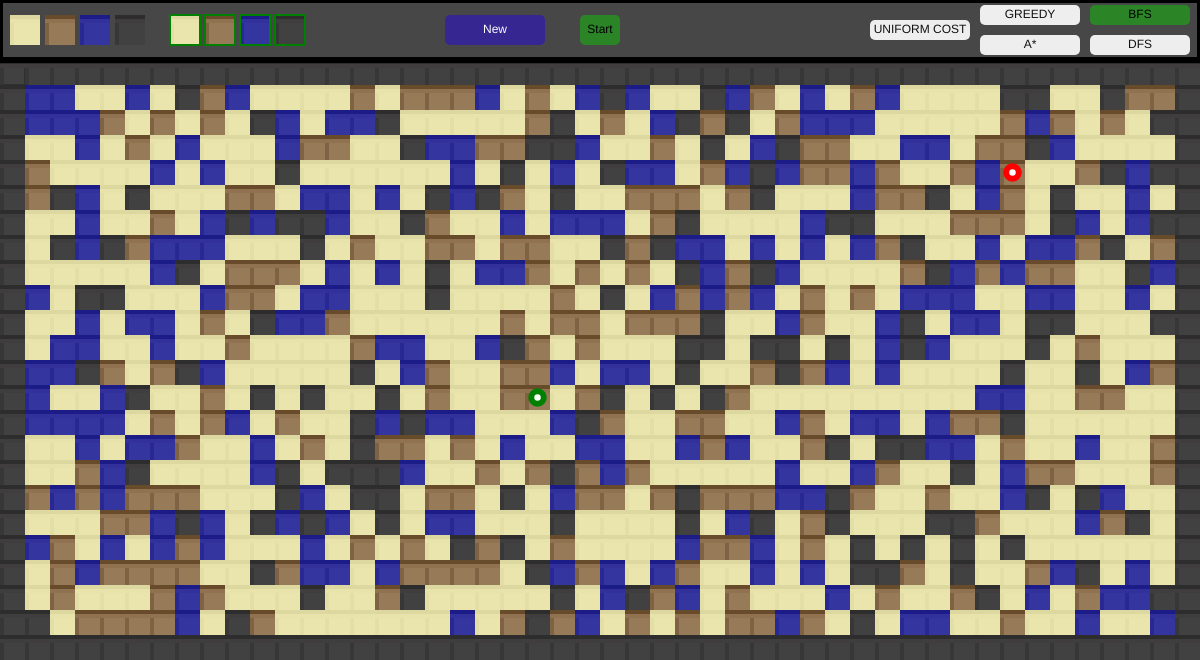
Frame 1 (no input)
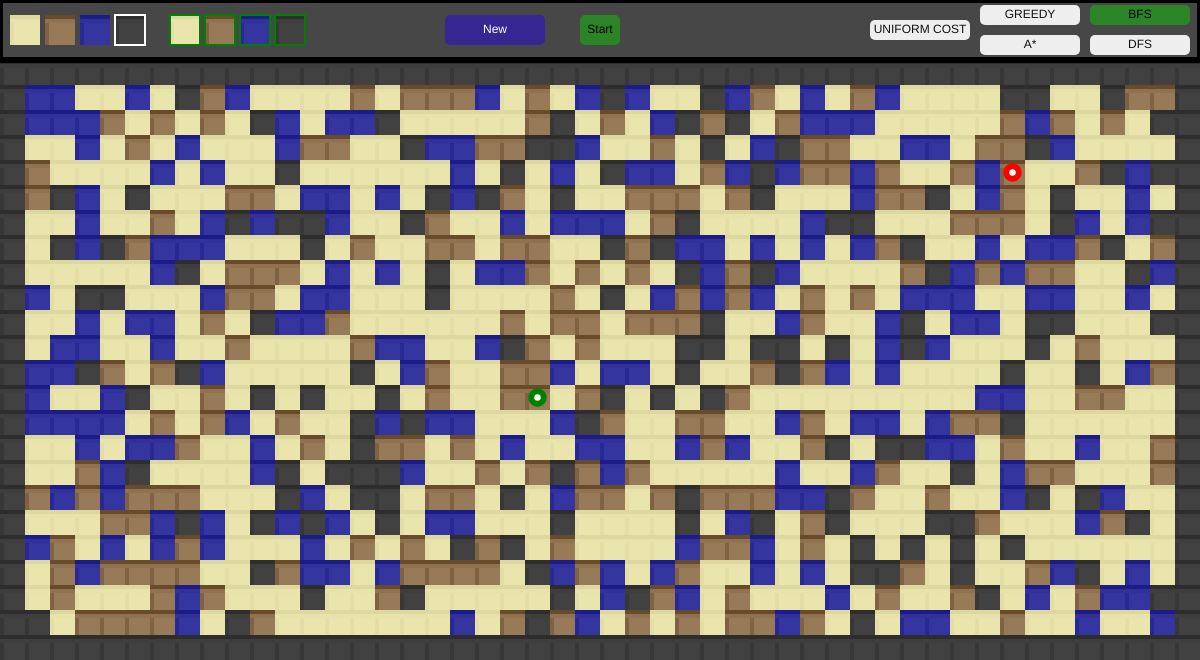
Frame 60 (no input)
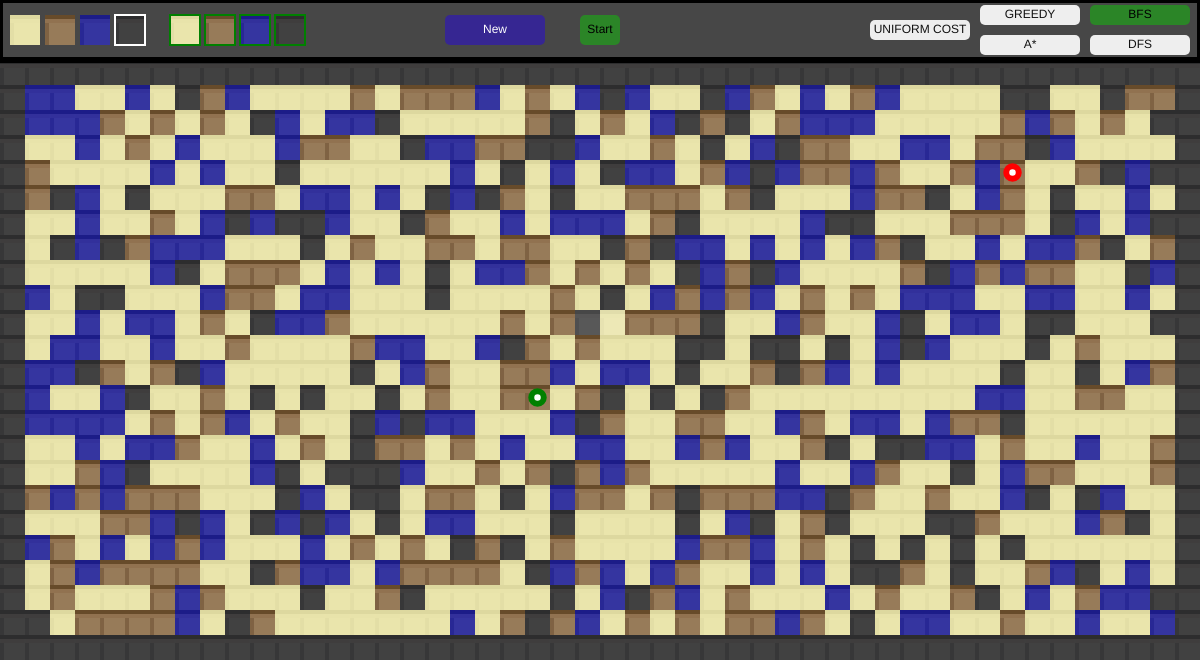
Frame 120 (the mouse pressed at the canvas centre since frame 60)

The p5.js sketch that drew these frames (run headless with seeded random() and noise() and a simulated clock; from frame 60 on, the mouse is pressed at the canvas centre):

// p5.js sketch
// ── sketch.js
var world;
var goal;

function setup() {
  frameRate(60);
  createCanvas(1200, 660);
  setupGui();
  world = new World(25);
}

function draw() {
  background(0);
  world.draw();
  runButtons(world);
}
// ── agent.js
class Agent {
    constructor(cells, isGoal) {
        this.i = 0;
        this.j = 0;
        this.cells = cells;
        this.heading = 0;
        this.speed = 0;
        this.isGoal = isGoal;

        this.size = this.cells[0][0].size

        this.randomSpawn();
    }

    updateCells(cells) {
        this.cells = cells;
    }

    spawn(i, j) {
        if (this.cells[i][j].type == "obstacle")
            return;

        this.i = i;
        this.j = j;
    }

    randomSpawn() {
        let i = int(random(1, this.cells.length - 2));
        let j = int(random(1, this.cells[0].length - 2));

        while (this.cells[i][j].type == "obstacle") {
            i = int(random(1, this.cells.length - 2));
            j = int(random(1, this.cells[0].length - 2));
        }

        this.i = i;
        this.j = j;
    }

    draw() {
        let x = this.cells[this.i][this.j].x + this.size / 2;
        let y = this.cells[this.i][this.j].y + this.size / 2;

        // rectMode(CENTER);
        if (this.isGoal) {
            fill("white");
            stroke("red");
        } else {
            stroke("green");
            fill("white");
        }

        strokeWeight(6);
        circle(x, y, this.size / 2);
        stroke("black");
    }

}
// ── animate.js

class Animate{
    constructor(speed, iMax, jMax){
        this.i = 0;
        this.j = 0;

        this.iMax = iMax;
        this.jMax = jMax;
        this.speed = 0.01;
        this.time = 0;
    }

    forAnimate(){
        this.time += deltaTime;

        if(this.time > this.speed){
            this.j++;
            this.time = 0;
        }

        if(this.j >= this.jMax){
            this.j = 0;
            this.i++;
        }

        if(this.i >= this.jMax){
            this.i = 0;
        }
        
        return true;
    }
}
// ── buttons.js
const STYLE_DEFAULT = {
	background: '#eee',
	color: '#111',
	border_color: '',
	border_width: 0,
	border_radius: 5,

	text_font: 'sans-serif',
	text_size: 12,
}

const STYLE_HOVER = {
	background: '#ccc',
	color: '#111',
}

const STYLE_PRESSED = {
	background: '#aaa',
	color: '#000',
}

const STYLE_DISABLED = {
	background: '#777',
	color: '#333',
}

class Button {

	#was_pressed = false;
	#was_hovering = false;

	#props = { };
	#bounds = { minx: null, miny: null, maxx: null, maxy: null, centerx: null, centery: null };
	#cstyles = { default: STYLE_DEFAULT, hover: STYLE_HOVER, pressed: STYLE_PRESSED, disabled: STYLE_DISABLED };

	constructor(properties) {
		this.#props = Object.assign({
			content: '',
			x: null, y: null,
			w: null, h: null,
			width: null,
			height: null,

			style_default: STYLE_DEFAULT,
			style_hover: STYLE_HOVER,
			style_pressed: STYLE_PRESSED,
			style_disabled: STYLE_DISABLED,

			on_mouse_hover: null,
			on_mouse_enter: null,
			on_mouse_exit: null,
			on_press: null,
			on_release: null,

			align_x: -1,
			align_y: -1,

			enabled: true,
		}, properties);

		if ( this.#props.x === null || this.#props.y === null || this.#props.width === null ||  this.#props.height === null )
			throw( '"x", "y", "width", and "height" must all be defined in the button properties!' );

		Object.seal(this.#props);
		this.#calculateStyles();
		this.#calculateBounds();
	}

	#calculateBounds() {
		const offset_x = (this.#props.align_x-1)*this.#props.width/2,
		      offset_y = (this.#props.align_y-1)*this.#props.height/2;
		
		this.#bounds.minx = this.#props.x + offset_x,
		this.#bounds.miny = this.#props.y + offset_y,
		this.#bounds.maxx = this.#props.x + this.#props.width + offset_x,
		this.#bounds.maxy = this.#props.y + this.#props.height + offset_y,
		this.#bounds.centerx = this.#props.x + this.#props.width/2 + offset_x,
		this.#bounds.centery = this.#props.y + this.#props.height/2 + offset_y;
	}

	#calculateStyles() {
		this.#cstyles.default	= Object.assign({}, STYLE_DEFAULT, this.#props.style_default);
		this.#cstyles.hover		= Object.assign({}, STYLE_DEFAULT, this.#props.style_default, this.#props.style_hover);
		this.#cstyles.pressed	= Object.assign({}, STYLE_DEFAULT, this.#props.style_default, this.#props.style_pressed);
		this.#cstyles.disabled	= Object.assign({}, STYLE_DEFAULT, this.#props.style_default, this.#props.style_disabled);
	}

	update(properties) {
		try {
			Object.assign(this.#props, properties); 
		} catch(e) {console.warn( `Encountered an unrecognized property! Original error: ${e.message}` )}
		
		if ( 'x' in properties || 'y' in properties || 'width' in properties || 'height' in properties ) 
			this.#calculateBounds();
		
		if ( 'style_default' in properties || 'style_hover' in properties || 'style_pressed' in properties || 'style_disabled' in properties )
			this.#calculateStyles();
	}

	/** Shorthand for .update({ x: <value>, y: <value>, ... }) */
	place( x, y, width=null, height=null ) {
		this.#props.x = x,
		this.#props.y = y;
		if ( width !== null ) this.#props.width = width;
		if ( height !== null ) this.#props.height = height;
		this.#calculateBounds();
	}

	/** Shorthand for .update({ style_<stylename>: <value> }) */
	style( stylename, style ) {
		if (!( 'style_'+stylename in this.#props ))
			throw( `Style name must be either "default", "hover", "pressed", or "disabled". Received "${stylename}" instead.` );
	
		this.#props['style_'+stylename] = style;
		this.#calculateStyles();
	}

	/** Shorthand for .update({ content: <value> }) */
	text( content ) { this.#props.content = content }

	/** Shorthand for .update({ enabled: true }) */
	enable() { this.#props.enabled = true }
	
	/** Shorthand for .update({ enabled: false }) */
	disable() { this.#props.enabled = false }

	/**
	 * Returns whether the specified point (by default the mouse's position) is hovering over the button.
	 * @param {number} x (optional) x override.
	 * @param {number} y (optional) y override.
	 * @returns {boolean}
	 */
	isHovering(x=mouseX, y=mouseY) {
		return x > this.#bounds.minx && x < this.#bounds.maxx && y > this.#bounds.miny && y < this.#bounds.maxy;
	}

	/**
	 * Returns whether the button is currently being pressed.
	 * @returns {boolean}
	 */
	isPressed() {
		return this.isHovering() && mouseIsPressed;
	}

	#getCurrentStyle( hovering, pressed ) {
		if ( !this.#props.enabled ) return this.#cstyles.disabled;
		if ( pressed ) return this.#cstyles.pressed;
		if ( hovering ) return this.#cstyles.hover;
		return this.#cstyles.default; 
	}

	/**
	 * Draws the button on the specified canvas, or the global canvas by default.
	 * @param context (optional) The p5 canvas to draw to.
	 */
	draw( context=globalThis ) {
		const is_hovering = this.isHovering();
		const is_pressed = mouseIsPressed && (is_hovering || this.#was_pressed);
		const style = this.#getCurrentStyle( is_hovering, is_pressed );
		if ( style.background )		context.fill( style.background );
		else						context.noFill();
		

		if ( style.border_color && style.border_radius ) {
			context.stroke( style.border_color );
			context.strokeWeight( style.border_width );
		} else context.noStroke();

		context.rect( this.#bounds.minx, this.#bounds.miny, this.#props.width, this.#props.height, style.border_radius );
		
		noStroke();
		context.fill( style.color );
		context.textAlign( CENTER, CENTER );
		context.textSize( style.text_size );
		context.textFont( style.text_font );
		context.text( this.#props.content, this.#bounds.centerx, this.#bounds.centery );
	
		if ( !this.#was_pressed && is_pressed && this.#props.on_press ) this.#props.on_press();
		if ( this.#was_pressed && !is_pressed && this.#props.on_release ) this.#props.on_release();
		if ( !this.#was_hovering && is_hovering && this.#props.on_mouse_enter ) this.#props.on_mouse_enter();
		if ( this.#was_hovering && !is_hovering && this.#props.on_mouse_exit ) this.#props.on_mouse_exit();
		
		this.#was_pressed = is_pressed;
		this.#was_hovering = is_hovering;
	}
}
// ── cell.js
class Cell {
  constructor(i, j, x, y, size, type) {
    this.i = i;
    this.j = j;
    this.x = x;
    this.y = y;
    this.size = size;
    this.color = color;
    this.type = type;
    this.isSelected = false;
    this.isSelecting = false;
    this.isPressed = false;
    this.strokeColor = "#ffffff";
    this.neighbors = [];
  }

  draw() {
    let pixelSize = 4;
    fill("#FFFFFF");
    rect(this.x, this.y, this.size, this.size);
    noStroke();
    fill("#aeadb6e2");
    rect(this.x, this.y, pixelSize, this.size);
    // fill("#707072")
    // rect(this.x, this.y, this.size, pixelSize);
    fill("#eee5e5");
    rect(this.x, this.y + pixelSize, this.size, pixelSize);
    fill("#707072");
    rect(this.x, this.y, this.size, pixelSize);

    if (this.type == "sand") {
      fill("#e8e3a4e8");
    } else if (this.type == "quagmire") {
      // Fill with mud color
      fill("#643a07aa"); // Mud color
    } else if (this.type == "water") {
      fill("#0b0b8dd3");
    } else if (this.type == "obstacle") {
      fill("#232323dc");
    }
    rect(this.x, this.y, this.size, this.size);

    if (this.mouseInside()) {
      fill("#ffffff1f");

      if (mouseIsPressed) {
        fill("stroke");
        this.isPressed = true;
        mouseIsPressed = false;
        this.cycleSelected();
      } else this.isPressed = false;
    } else noFill();

    rect(this.x, this.y, this.size, this.size);

    if (this.isSelected) {
      noFill();
      strokeWeight(2);
      stroke(this.strokeColor);
      rect(this.x, this.y, this.size, this.size);
      noStroke();
    }
  }

  applyType(type) {
    if (this.isSelected && !this.agentIsInside) this.type = type;

    this.isSelected = false;
  }

  mouseInside() {
    if (this.isSelecting) return true;

    if (
      mouseX >= this.x &&
      mouseX <= this.x + this.size &&
      mouseY >= this.y &&
      mouseY <= this.y + this.size
    )
      return true;

    return false;
  }

  cycleSelected() {
    if (this.isSelected) this.isSelected = false;
    else this.isSelected = true;
  }

  typeSetSelected(type) {
    if (this.type == type) this.isSelected = true;
    else this.isSelected = false;
  }

  unsetSelected() {
    this.isSelected = false;
  }

  cost() {
    if (this.type == "sand") return 1;
    if (this.type == "quagmire") return 5;
    if (this.type == "water") return 10;
    if (this.type == "obstacle") return 1000000;
  }

}

// ── find.js
class Find{
    constructor(){
        this.cells = [];
        this.start = null;
        this.goal = null;

        this.path = [];
        // Animation purposes
        this.frontierHistory = [];
        this.exploredHistory = [];
        this.currentFrontier = [];
        this.currentExplored = [];
        this.cellSize = 0;
        this.alpha = 0;
    }

    drawAndAnimate(colorFrontier, colorExplored, animationSpeed){
        rectMode(CENTER);
        // console.log(this.cellSize);

        let size = this.cells[0][0].size;

        if(this.exploredHistory.length > 0 && this.frontierHistory.length > 0){
            this.alpha = this.alpha + (deltaTime/animationSpeed);
        } else {
            this.alpha = 100;
            this.showPath();
        }

        if(this.alpha >= 100 && this.exploredHistory.length > 0 && this.frontierHistory.length > 0){
            this.alpha = 0;
            this.currentExplored = this.exploredHistory.shift();
            this.currentFrontier = this.frontierHistory.shift();
        }

        console.log("Explored" + this.currentExplored.length);

        colorFrontier = color(colorFrontier)
        colorFrontier.setAlpha(map(this.alpha, 0, 100, 100, 200));

        fill(colorExplored);
        for(let i = 0; i < this.currentExplored.length; i++){
            noStroke();
            rect(this.currentExplored[i].x + size/2, this.currentExplored[i].y + size/2, this.cells[0][0].size, this.cells[0][0].size);
        }

        fill(colorFrontier);
        for(let i = 0; i < this.currentFrontier.length; i++){
            noStroke();
            rect(this.currentFrontier[i].x + size/2, this.currentFrontier[i].y + size/2, size, size);
        }

        rectMode(CORNER);
    }

    showPath(){
        for(let i = 0; i < this.path.length; i++){
            fill("#ff0000a4")
            noStroke();
            rect(this.path[i].x + this.cells[0][0].size/2, this.path[i].y + this.cells[0][0].size/2, this.cells[0][0].size, this.cells[0][0].size);
        }

    }


    bfs(cells, start, goal){
        this.cells = cells;
        this.start = cells[start.i][start.j];
        this.goal = cells[goal.i][goal.j];

        let frontier =  [];
        let explored =  [];
        let cameFrom = {};

        frontier.push(this.start);
        explored.push(this.start);
        cameFrom[this.start.i + "," + this.start.j] = null;

        while(frontier.length > 0 && !frontier.includes(this.goal) && !explored.includes(this.goal)){
            this.exploredHistory.push(explored.slice());
            let current = frontier.shift();
            let neighbors = current.neighbors;

            for(let i = 0; i < neighbors.length; i++){
                let neighbor = neighbors[i];

                if(!explored.includes(neighbor)){
                    frontier.push(neighbor);
                    explored.push(neighbor);
                    cameFrom[neighbor.i + "," + neighbor.j] = current;
                }
           }
        this.frontierHistory.push(frontier.slice());
        }

        let path = [];
        let current = this.goal;
        while(current != null){
            path.unshift(current);
            current = cameFrom[current.i + "," + current.j];
        }
        this.path = path;
    }
}
// ── grid.js
class World {
  constructor(size) {
    this.size = size;
    this.ni = width / size; // i axis size
    this.nj = (height - GUISIZE) / size; // j axis size

    this.cells = [];
    this.createCells(); // Generate new cells!

    this.isRunning = false;
    this.pathVisualizer = new Find();
    this.agent = new Agent(this.cells, false);
    this.goal = new Agent(this.cells, true);

  }

  draw(){
    // Draw cells
    for (let i = 0; i < this.ni; i++)
      for (let j = 0; j < this.nj; j++){
        this.cells[i][j].draw();
      }

    // Draw Agent
    this.agent.draw();
    this.goal.draw();


    // New button
    if(!btGenerateBl){
      world.createCells();
      world.goal.updateCells(world.cells);
      world.agent.updateCells(world.cells);
      world.goal.randomSpawn();
      world.agent.randomSpawn();
      btGenerateBl = true;
    }

    // Start button
    if(btStartCt == "Stop") this.runPathVisualizer();
    else this.isRunning = false;
  }

  createCells() {
    this.cells = new Array(this.ni);

    let sChance = 6;
    let wChance = 3;
    let qChance = 3;
    let oChance = 1;
    let sum = sChance + wChance + qChance + oChance;


    for (let i = 0; i < this.ni; i++) {
      this.cells[i] = new Array(this.nj);

      for (let j = 0; j < this.nj; j++) {
        let x = i * this.size;
        let y = j * this.size + GUISIZE;
        let newType = "";

        oChance = oChance + (this.numOfNeighborsOfType(i, j, "obstacle"))/1000 * isEnableBtS.isSelected;

        if(!isEnableBtO.isSelected) oChance = 0;
        if(!isEnableBtS.isSelected) sChance = 0;
        if(!isEnableBtW.isSelected) wChance = 0;
        if(!isEnableBtQ.isSelected) qChance = 0;

        sum = sChance + wChance + qChance + oChance;
        let n = random(sum);

          if(n <= sChance){
            newType = "sand";
          }
          if(n > sChance && n <= sChance + wChance){
            newType = "water";
          }
          if(n > sChance + wChance && n <= sChance + wChance + qChance){
            newType = "quagmire";
          }
          if(n > sChance + wChance + qChance){
            newType = "obstacle";
          }

        if(i == 0 || j == 0 || i == this.ni - 1 || j == this.nj - 1) newType = "obstacle"; // Map borders

        this.cells[i][j] = new Cell(i, j, x, y, this.size, newType);
      }
    }

    // Now get neighbors
    for (let i = 0; i < this.ni; i++)
      for(let j = 0; j < this.nj; j++)
        this.cells[i][j].neighbors = this.getNeighbors(i, j);


  }

  numOfNeighborsOfType(i, j, type) {
    let count = 1;

    if (i - 1 >= 0)
      if(this.cells[i - 1][j].type == type)
        count++;

    if (j - 1 >= 0)
      if(this.cells[i][j - 1].type == type)
        count++;

    if (i + 1 > this.ni)
      if(this.cells[i + 1][j].type == type)
        count++;

    if (j + 1 > this.nj)
      if(this.cells[i][j + 1].type == type)
        count++;

    if(j + 1 > this.nj && i + 1 > this.ni)
      if(this.cells[i + 1][j + 1].type == type)
        count++;

    if(j - 1 >= 0 && i - 1 >= 0)
      if(this.cells[i - 1][j - 1].type == type)
        count++;

    if(j + 1 > this.nj && i - 1 >= 0)
      if(this.cells[i - 1][j + 1].type == type)
        count++;

    if(j - 1 >= 0 && i + 1 > this.ni)
      if(this.cells[i + 1][j - 1].type == type)
        count++;

    return count;
  }

  applyType(type) {
    for (let i = 0; i < this.ni; i++)
      for (let j = 0; j < this.nj; j++)
        if(this.agent.i == i && this.agent.j == j) continue;
        else this.cells[i][j].applyType(type);
  }

  unsetSelected() {
    for (let i = 0; i < this.ni; i++)
      for (let j = 0; j < this.nj; j++)
        if (this.cells[i][j].isSelected) this.cells[i][j].unsetSelected();
  }

  getNeighbors(i, j){
    let neighbors = [];

    if (i - 1 >= 0)
      if(this.cells[i - 1][j].type != "obstacle")
        neighbors.push(this.cells[i - 1][j]);

    if (j - 1 >= 0)
      if(this.cells[i][j - 1].type != "obstacle")
        neighbors.push(this.cells[i][j - 1]);

    if (i + 1 < this.ni)
      if(this.cells[i + 1][j].type != "obstacle")
        neighbors.push(this.cells[i + 1][j]);

    if (j + 1 < this.nj)
      if(this.cells[i][j + 1].type != "obstacle")
        neighbors.push(this.cells[i][j + 1]);

    if(j + 1 < this.nj && i + 1 < this.ni)
      if(this.cells[i + 1][j + 1].type != "obstacle")
        neighbors.push(this.cells[i + 1][j + 1]);

    if(j - 1 >= 0 && i - 1 >= 0)
      if(this.cells[i - 1][j - 1].type != "obstacle")
        neighbors.push(this.cells[i - 1][j - 1]);

    if(j + 1 < this.nj && i - 1 >= 0)
      if(this.cells[i - 1][j + 1].type != "obstacle")
        neighbors.push(this.cells[i - 1][j + 1]);

    if(j - 1 >= 0 && i + 1 < this.ni)
      if(this.cells[i + 1][j - 1].type != "obstacle")
        neighbors.push(this.cells[i + 1][j - 1]);

    return neighbors;
  }

  runPathVisualizer(){
    if(this.isRunning == true){
      this.pathVisualizer.drawAndAnimate("#ff8800cd", "#00eeff8d", 1);
      return;
    }

    this.pathVisualizer = new Find();

    switch(btAlgorithmChosen){
      case "BFS":
        this.pathVisualizer.bfs(this.cells, this.agent, this.goal);
        break;
      case "DFS":
        this.pathVisualizer.dfs(this.cells, this.agent, this.goal);
      case "A*":
        this.pathVisualizer.aStar(this.cells, this.agent, this.goal);
        break;
      case "GREEDY":
        this.pathVisualizer.greedy(this.cells, this.agent, this.goal);
        break;
      case "UNIFORM COST":
        this.pathVisualizer.uniformCost(this.cells, this.agent, this.goal);
        break;
    }
    this.isRunning = true;

    // this.runPathVisualizer.drawAndAnimate("red", 1000);

    // this.pathVisualizer.bfs(this.agent, this.goal);
  }

}

// ── gui.js
// Buttons for terrain
const GUISIZE = 60;

// Button for Start, Generate
var btStart;
var btStartCt;
var btGenerate;
var btGenerateBl;

// Button for find algorithms
var btBFS;
var btDFS;
var btAStar;
var btUniformCost;
var btGreedy;
var btAlgorithmChosen;

// Button for drawing mode
var btApply;
var btApplyBl;
var typeSelected;
var cellButtonS;
var cellButtonQ;
var cellButtonW;
var cellButtonO;

// Button for disable mode
var isEnableBtS;
var isEnableBtW;
var isEnableBtQ;
var isEnableBtO;

const STYLE_RED = {
  background: "#b711118b",
  color: "#000",
};

const STYLE_GREEN = {
  background: "#1ca817a5",
  color: "#000",
};

const STYLE_BLUE = {
  background: "#290bd18b",
  color: "#FFF",
};

function setupGui() {
  let distance = 5;

  // Botão de começar
  btStartCt = "Start";
  btStart = new Button({
    x: width / 2,
    y: 30,
    width: 40,
    height: 30,
    align_x: 0,
    align_y: 0,
    content: "Start",
    on_press() {
      if (btStartCt == "Start") {
        btStartCt = "Stop";
        btStart.style("default", STYLE_RED);
      } else {
        btStartCt = "Start";
        btStart.style("default", STYLE_GREEN);
      }

      btStart.text(btStartCt);
    },
  });
  btStart.style("default", STYLE_GREEN);

  // Botão de gerar novo terreno
  btGenerateBl = true;
  btGenerate = new Button({
    x: width / 2 - distance - 100,
    y: 30,
    width: 100,
    height: 30,
    align_x: 0,
    align_y: 0,
    content: "New",
    on_press() {
      if (btGenerateBl == true) {
        btGenerateBl = false;
      } else {
        btGenerateBl = true;
      }
    },
  });
  btGenerate.style("default", STYLE_BLUE);

  btAlgorithmChosen = "BFS";
  btBFS = new Button({
    x: width - 60 ,
    y: 15,
    width: 100,
    height: 20,
    align_x: 0,
    align_y: 0,
    content: "BFS",
    on_press() {
      btAlgorithmChosen = "BFS";
      btGreedy.style("default", STYLE_DEFAULT);
      btAStar.style("default", STYLE_DEFAULT);
      btBFS.style("default", STYLE_GREEN);
      btDFS.style("default", STYLE_DEFAULT);
      btUniformCost.style("default", STYLE_DEFAULT);
    },
  });
  btBFS.style("default", STYLE_GREEN);

  btDFS = new Button({
    x: width - 60, 
    y: 45,
    width: 100,
    height: 20,
    align_x: 0,
    align_y: 0,
    content: "DFS",
    on_press() {
      btAlgorithmChosen = "DFS";
      btGreedy.style("default", STYLE_DEFAULT);
      btAStar.style("default", STYLE_DEFAULT);
      btBFS.style("default", STYLE_DEFAULT);
      btDFS.style("default", STYLE_GREEN);
      btUniformCost.style("default", STYLE_DEFAULT);
    },
  });
    
  btAStar = new Button({
    x: width - 110 - 60,
    y: 45,
    width: 100,
    height: 20,
    align_x: 0,
    align_y: 0,
    content: "A*",
    on_press() {
      btAlgorithmChosen = "A*";
      btGreedy.style("default", STYLE_DEFAULT);
      btAStar.style("default", STYLE_GREEN);
      btBFS.style("default", STYLE_DEFAULT);
      btDFS.style("default", STYLE_DEFAULT);
      btUniformCost.style("default", STYLE_DEFAULT);
    },
  });

  btGreedy = new Button({
    x: width - 110 - 60,
    y: 15,
    width: 100,
    height: 20,
    align_x: 0,
    align_y: 0,
    content: "GREEDY",
    on_press() {
      btAlgorithmChosen = "GREEDY";
      btGreedy.style("default", STYLE_GREEN);
      btAStar.style("default", STYLE_DEFAULT);
      btBFS.style("default", STYLE_DEFAULT);
      btDFS.style("default", STYLE_DEFAULT);
      btUniformCost.style("default", STYLE_DEFAULT);

    },
  });

  btUniformCost = new Button({
    x: width - 220 - 60,
    y: 30,
    width: 100,
    height: 20,
    align_x: 0,
    align_y: 0,
    content: "UNIFORM COST",
    on_press() {
      btAlgorithmChosen = "UNIFORM COST";
      btGreedy.style("default", STYLE_DEFAULT);
      btAStar.style("default", STYLE_DEFAULT);
      btBFS.style("default", STYLE_DEFAULT);
      btDFS.style("default", STYLE_DEFAULT);
      btUniformCost.style("default", STYLE_GREEN);
    },
  });

  // Botão de escolha de modo de desenho
  let btCellDist = distance + 30;
  cellButtonS = new Cell(0, 0, 10 + 0 * btCellDist, 15, 30, "sand");
  cellButtonQ = new Cell(0, 0, 10 + 1 * btCellDist, 15, 30, "quagmire");
  cellButtonW = new Cell(0, 0, 10 + 2 * btCellDist, 15, 30, "water");
  cellButtonO = new Cell(0, 0, 10 + 3 * btCellDist, 15, 30, "obstacle");
  typeSelected = "obstacle";
  // Botão de escolha de modo de desenho
  isEnableBtS = new Cell(0, 0, 10 + 4 * btCellDist + 20 , 15, 30, "sand");
  isEnableBtS.strokeColor = "green";
  isEnableBtQ = new Cell(0, 0, 10 + 5 * btCellDist + 20, 15, 30, "quagmire");
  isEnableBtQ.strokeColor = "green";
  isEnableBtW = new Cell(0, 0, 10 + 6 * btCellDist + 20, 15, 30, "water");
  isEnableBtW.strokeColor = "green";
  isEnableBtO = new Cell(0, 0, 10 + 7 * btCellDist + 20, 15, 30, "obstacle");
  isEnableBtO.strokeColor = "green";
  isEnableBtS.cycleSelected();
  isEnableBtO.cycleSelected();
  isEnableBtW.cycleSelected();
  isEnableBtQ.cycleSelected();
}

function runButtons(world) {
  fill("#474747");
  rect(0, 0, width, 60, 0);

  btStart.draw();
  if(world.isRunning){
    world.unsetSelected();
    return;
  } 

  btGenerate.draw();

  cellButtonS.draw();
  cellButtonQ.draw();
  cellButtonW.draw();
  cellButtonO.draw();

  btBFS.draw();
  btDFS.draw();
  btAStar.draw();
  btGreedy.draw();
  btUniformCost.draw();

  if (cellButtonS.isPressed) typeSelected = cellButtonS.type;
  cellButtonS.typeSetSelected(typeSelected);
  if (cellButtonQ.isPressed) typeSelected = cellButtonQ.type;
  cellButtonQ.typeSetSelected(typeSelected);
  if (cellButtonW.isPressed) typeSelected = cellButtonW.type;
  cellButtonW.typeSetSelected(typeSelected);
  if (cellButtonO.isPressed) typeSelected = cellButtonO.type;
  cellButtonO.typeSetSelected(typeSelected);

  world.applyType(typeSelected);

  isEnableBtS.draw();
  isEnableBtO.draw();
  isEnableBtQ.draw();
  isEnableBtW.draw();

}

// ── priorityqueue.js
class PriorityQueue {
  constructor() {
    this.elements = [];
  }

  isEmpty() {
    return !this.elements.length;
  }

  enqueue(element, priority) {
    this.elements.push({element, priority});
    this.elements.sort((a, b) => a.priority - b.priority);
  }

  dequeue() {
    return this.elements.shift().element;
  }

  includes(element) {
    return this.elements.find(e => e.element === element) !== undefined;
  }

  slice() {
    return this.elements.map(e => e.element);
  }
}
// ── style.css
html, body {
  margin: 0;
  padding: 0;
  justify-content: center;
  align-items: center;
}
body {
  display: flex;
  justify-content: center;
  align-items: center;
}
canvas {
  display: block;
}
